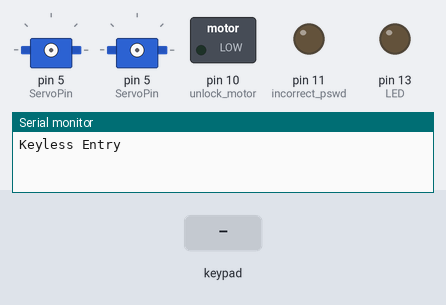
The sketch below on a simulated Arduino Mega 2560, built with avr-gcc and run on an emulated ATmega2560. On the bench: 2 × servo, switched loads named in the sketch (green lamp = pin HIGH), output pins drawn as LEDs (lit = HIGH), the last lines printed to the serial monitor. Inputs (shaded band) come from the test bench. EEPROM starts erased.

Above: at 1.2 s.
1.3 s: keypad keys 1 2 3 4 pressed 0.4 s apart
At 2.86 s:
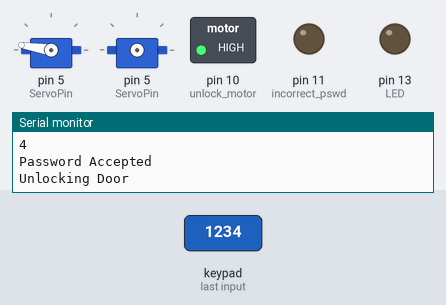
At 4.5 s:
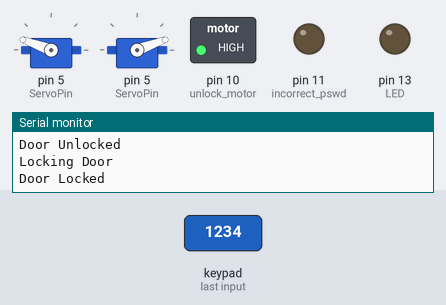
4.8 s: keypad keys 1 2 3 4 # pressed 0.4 s apart
Timing chart, 0 to 8.3 s (numbered marks = the images above; inputs shaded):
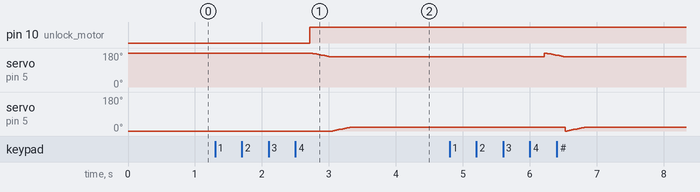

Measured:
- after the input at 1.3 s, pin 10 (unlock_motor): LOW → HIGH after 1.4 s; servo on pin 5 (ServoPin): moves from 180° to 160° over 0.29 s, starting after 1.4 s; servo on pin 5 (ServoPin): moves from 0° to 20° over 0.27 s, starting after 1.8 s

The sketch:

arduino.ino
```cpp
//11/20/19

//Recieves serial from nodeMCU
//Unlocks and updates BLYNK
//#define BLYNK_PRINT Serial

#include <SimpleTimer.h>
#include <Servo.h>
#include "Keypad.h"
#include "EEPROM.h"
#define LED 13                                        // Pin 13 is connected to the LED
#define ServoPin 5

char rxChar= 0;         // RXcHAR holds the received command.
int doorState; // 1 for locked, 0  for unlocked
Servo servo1;
Servo servo2;
SimpleTimer timer;


char password[4];
char initial_password[4],new_password[4];
int i=0;
int unlock_motor = 10;
int incorrect_pswd = 11;
char key_pressed=0;
const byte rows = 4;
const byte columns = 3;
char hexaKeys[rows][columns] = {
  {'1','2','3'},
  {'4','5','6'},
  {'7','8','9'},
  {'*','0','#'}
};

byte row_pins[rows] = {A1, A6, A5, A3};
byte column_pins[columns] = {A2, A0, A4};

Keypad keypad_key = Keypad( makeKeymap(hexaKeys), row_pins, column_pins, rows, columns);

const byte numChars = 32;
char receivedChars[numChars];
char unlockdoor[numChars]= "unlockdoor";
boolean newData = false;
boolean DoorIsLocked= true;
boolean CheckSerial= true;
void Keypadsetup(void);
void recvWithStartEndMarkers(void);
void showNewData(void);
void update_doorState(void);
void Keypadloop(void);
void change(void);
void Unlock_Door(void);
void Auto_Lock(void) ;


void setup() {
  Serial.begin(115200);
  Serial1.begin(9600);
  pinMode(LED, OUTPUT); // Sets pin 13 as OUTPUT.
  Keypadsetup();
}

void loop() {
    timer.run();                                               //Enable timer for autoLock functiom
    recvWithStartEndMarkers();
    showNewData();
    Keypadloop();
}

void recvWithStartEndMarkers()
{
    static boolean recvInProgress = false;
    static byte ndx = 0;
    char startMarker = '<';
    char endMarker = '>';
    char rc;

    while (Serial1.available() > 0 && newData == false) {
        rc = Serial1.read();
        //if(CheckSerial==true)

        if (recvInProgress == true) {
            if (rc != endMarker) {

                receivedChars[ndx] = rc;
                ndx++;
                if (ndx >= numChars) {
                    ndx = numChars - 1;
                }
            }
            else {
                receivedChars[ndx] = '\0'; // terminate the string
                recvInProgress = false;
                ndx = 0;
                newData = true;
                Serial.println("error");
            }
        }

        else if (rc == startMarker) {
            recvInProgress = true;
            Serial.println("false statement");
        }

    }
}

void showNewData()
{
    if (newData == true) {
        Serial.print("This just in ... ");
        Serial.println(receivedChars);
        newData = false;
        //CheckSerial=false;
        update_doorState();
    }
}

void update_doorState()
{
  if(array_cmp(receivedChars, unlockdoor,32, 32) == true)
  {
    Serial.println("TRUE");
    if(DoorIsLocked==true)
    {
    DoorIsLocked=false;
    Unlock_Door();
    }
  }

  else
  {
    Serial.println("FALSEcmp");
    Serial.println(receivedChars);
  }
}

boolean array_cmp(char *a, char *b, char len_a, char len_b){
     int n;

     // if their lengths are different, return false
     if (len_a != len_b) return false;

     // test each element to be the same. if not, return false
     for (n=0;n<len_a;n++) if (a[n]!=b[n]) return false;

     //ok, if we have not returned yet, they are equal :)
     return true;
}

void Keypadsetup()
{
  pinMode(unlock_motor, OUTPUT);
  pinMode(incorrect_pswd, OUTPUT);
  Serial.println("Keyless Entry");
  initialpassword();
}

void Keypadloop()
{
  key_pressed = keypad_key.getKey();
  if(key_pressed=='#')
    change();
  if (key_pressed)
  {
    password[i++]=key_pressed;
    Serial.println(key_pressed);
      }
  if(i==4)
  {
    delay(200);
    for(int j=0;j<4;j++)
      initial_password[j]=EEPROM.read(j);
    if(!(strncmp(password, initial_password,4)))
    {
      Serial.println("Password Accepted");
      digitalWrite(unlock_motor, HIGH);
      if(DoorIsLocked==true)
      {
      Unlock_Door();
      }
      i=0;
    }
    else
    {
      Serial.println("Wrong Password");
      delay(100);

      i=0;
    }
  }
}

void change()
{
  int j=0;
  Serial.println("Current Password");
  while(j<4)
  {
    char key=keypad_key.getKey();
    if(key)
    {
      new_password[j++]=key;
      Serial.println(key);
    }
    key=0;
  }
  delay(500);
  if((strncmp(new_password, initial_password, 4)))
  {
    Serial.println("Wrong Password");
    Serial.println("Try Again");
    delay(500);
  }
  else
  {
    j=0;
    Serial.println("New Password");
    while(j<4)
    {
      char key=keypad_key.getKey();
      if(key)
      {
        initial_password[j]=key;
        Serial.println(key);
        EEPROM.write(j,key);
        j++;
      }
    }
    Serial.println("Password Changed");
    delay(500);
  }
  Serial.println("Enter Password");
  key_pressed=0;
}

void initialpassword(){
  for(int j=0;j<4;j++)
    EEPROM.write(j, j+49);
  for(int j=0;j<4;j++)
    initial_password[j]=EEPROM.read(j);
}


void Unlock_Door()
{
  DoorIsLocked=false;
  Serial1.write("<unlockdoor>");
  Serial.write("Unlocking Door \n");
  servo1.attach(ServoPin);                         // attaches the servo to pin 4 on Atmega
  int pos1;

  //for (pos1 = 0; pos1 <= 20; pos1 += 1)
  for (pos1 = 180; pos1 >= 160; pos1 -= 1)
  {
    servo1.write(pos1);              // tell servo to go to position in variable 'pos'
    delay(15);                       // waits 15ms for the servo to reach the position
  }

  servo1.detach();
  Serial.println("Door Unlocked");
  doorState=0;
  timer.setTimeout(5000, Auto_Lock);
}

void Auto_Lock()
{
  Serial.write("Locking Door \n");
  servo2.attach(ServoPin);  // attaches the servo on GIO2 to the servo object
  int pos2;

  //for (pos2 = 180; pos2 >= 160; pos2 -= 1)
  for (pos2 = 0; pos2 <= 20; pos2 += 1)
  {
    servo2.write(pos2);              // tell servo to go to position in variable 'pos'
    delay(15);
  }

  Serial.println("Door Locked");
  servo2.detach();
  delay(15);
  digitalWrite(LED,LOW);             // Turn Off the LED.
  Serial1.write("<doorlocked>");
  DoorIsLocked=true;
 // CheckSerial=true;


}
```
